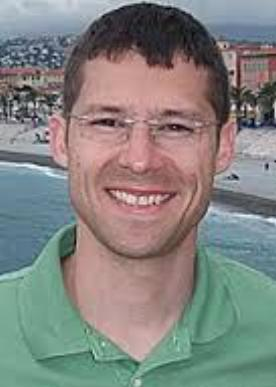
#> input picture ai/Custom_MenOrWomen/add_testdata/men/32_0_0_20170105164554548.jpg, 276 x 387 px; its folder holds only this picture in this run
$ python detectface.py
#> lines starting #> are read from the running program, lines starting #| are printed output that depends on the picture
import cv2
import glob
import os
from PIL import Image

face_cascade_path = './haarcascade_frontalface_default.xml'
face_cascade = cv2.CascadeClassifier(face_cascade_path)

#バウンディングボックス座標データを取得
def Get_Bounding_Box(img_path):
    #画像を読み込む
    img_b = cv2.imread(img_path)
#> img_b is the input picture: shape (387, 276, 3); mean B, G, R 127.8, 131.2, 131.1
    if img_b is None:
        print("No Object")
        return -1
    #ここでオブジェクトを検出
    #バウンディングボックスもろもろ検出してる
    img_b_gray = cv2.cvtColor(img_b, cv2.COLOR_BGR2GRAY)
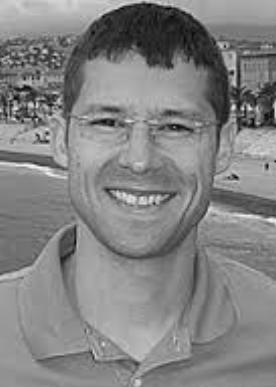
#> img_b_gray: shape (387, 276); min 1, max 250, mean 130.8
    #バウンディングボックスの座標情報をゲット
    face = face_cascade.detectMultiScale(img_b_gray)
#> face = [[57, 61, 168, 168]]
    bbox = []
    for x, y, w, h in face:
        bbox.append([x,y,x+w,y+h])
#> this loop made 1 pass
#> after the loop, bbox = [[57, 61, 225, 229]]
    print(face)
#| [[ 57  61 168 168]]
    #バウンディングボックス座標データを返却
    return bbox

#物体だけを取り出す
def Cut_draw(img_path, bbox_Coordinate, img_number, FM_name):
    #画像読み込み
    #RGBモードとしてやる RGBAモードだと上手く行かない
    img = Image.open(img_path).convert("RGB")
    #画像を切り取る
    #座標を格納する箱
    item_position_list = []
    #座標を一個ずつ読み取る
    for item_position in bbox_Coordinate:
        for item_coordinate in item_position:
            item_position_list.append(item_coordinate)
        #取得した座標のところだけを抜き取る
        img_crop = img.crop(item_position_list)
        img_crop.convert("RGB")
        #画像出力
        img_crop.save("./data/images_val/" + FM_name + "/cut_image_drink{0}.jpg".format(img_number))
        #座標リストを空にする
        item_position_list.clear()

if __name__ == '__main__':
    FM_name = ["./data/validation/men","./data/validation/women"]
    for FM in FM_name:
        #使用する画像のパスを指定する
        img_path = FM + "/*.jpg"
        #１つずつ画像パスを読み取る
        img_jpg = glob.glob(img_path)
        #画像番号
        img_number = 1
        #切り取った画像を保存するフォルダーを作成
        os.makedirs("./data/images_val/" + FM, exist_ok=True)
        #画像を１つずつ処理する
        for img in img_jpg:
            #バウンディングボックスの座標データを取得&格納
            bbox_Coordinate = Get_Bounding_Box(img)
#> bbox_Coordinate = [[57, 61, 225, 229]]
            if type(bbox_Coordinate) is not int:
                #画像の抜き取り
                Cut_draw(img, bbox_Coordinate, img_number, FM)
#> the loop in Cut_draw, `for item_position in bbox_Coordinate:` made 1 pass
#> pass 1, in Cut_draw, `img_crop = img.crop(item_position_list)`:
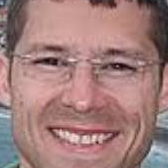
#> img_crop: PIL image 168x168 RGB; mean R, G, B 161.7, 126, 123.2
#> after the loop in Cut_draw, `for item_position in bbox_Coordinate:`: item_position_list = []
                img_number += 1
